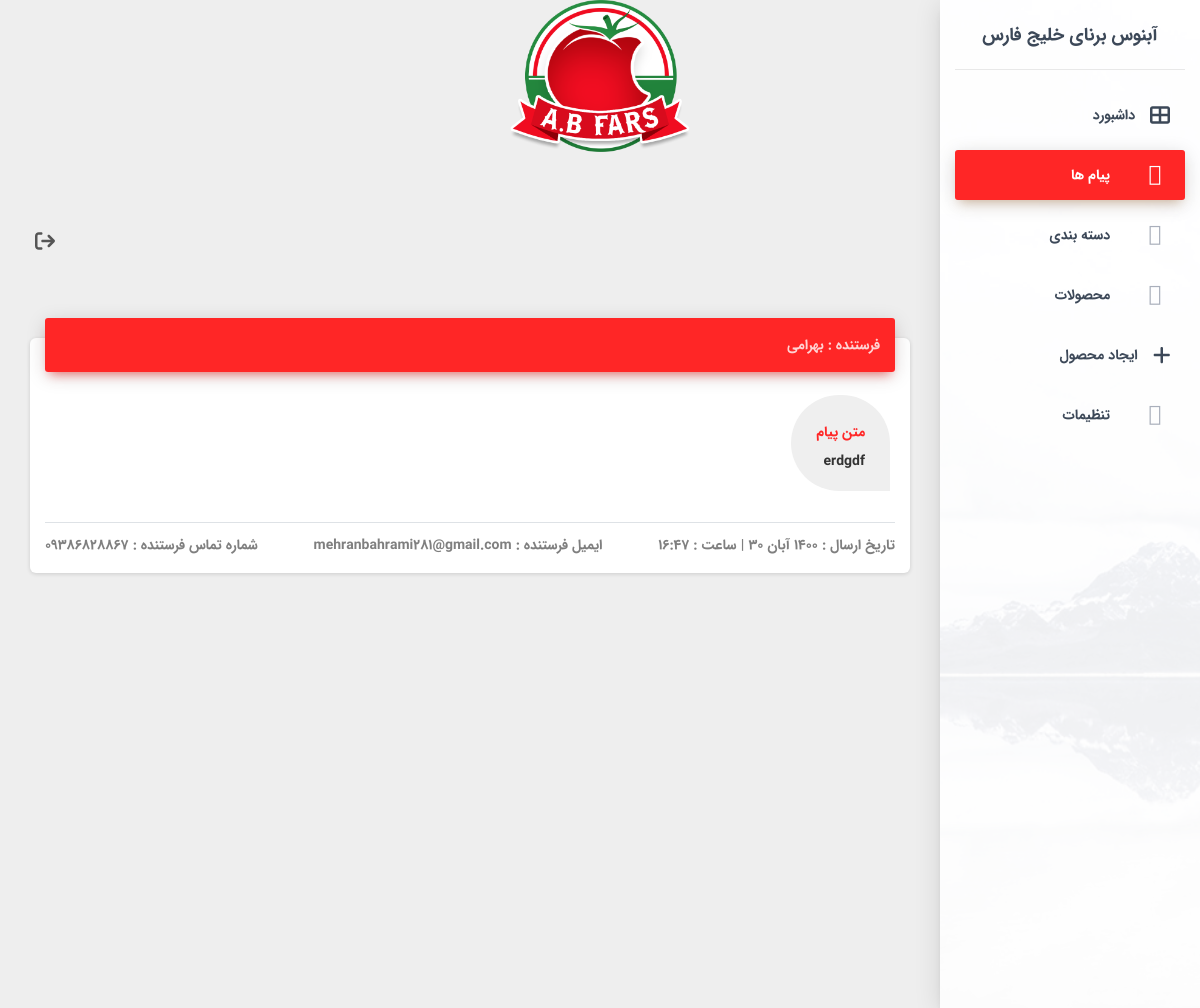
Screenshot of /fa/staff/message/1/ (signed in) with the database file from the repository.
### main/models.py (models this page shows, shortened)
class Message(models.Model):
    name = models.CharField(max_length=120)
    email = models.EmailField()
    phone_number = models.CharField(max_length=11)
    text = models.TextField()
    created_on = models.DateField(blank=True, null=True ,auto_now_add=True)
    created_on_time = models.TimeField(blank=True, null=True ,auto_now_add=True)
    is_read = models.BooleanField(default=False)
    def jcreated_on(self):
        return jalali_converter(self.created_on)

### staff/views.py (the view)
# urls.py: path('message/<id>/', views.staff_message, name="staff_message"),
def staff_message(request, id):
    if request.user.is_staff:
        message = get_object_or_404(Message, id=id)
        message.is_read = True
        message.save()
        ctx = {'message':message}
        return render(request, 'staff/message.html', ctx)
    else:
        return redirect("/staff/login/")

### extensions/jalali.py (called while the page is built)
    def persian_tuple(self):
        return self.persian_year, self.persian_month, self.persian_day

### extensions/utils.py (called while the page is built)
def jalali_converter(time):
	time_to_str = "{},{},{}".format(time.year, time.month, time.day)
	time_to_tuple = jalali.Gregorian(time_to_str).persian_tuple()
	j_months = ["فروردین",
		"اردیبهشت",
		"خرداد",
		"تیر",
		"مرداد",
		"شهریور",
		"مهر",
		"آبان",
		"آذر",
		"دی",
		"بهمن",
		"اسفند",]
	return "{} {} {}".format(time_to_tuple[0], j_months[time_to_tuple[1]-1], time_to_tuple[2]), time_to_tuple, f"{time_to_tuple[2]}/{time_to_tuple[1]}"

### main/context_processors.py (called while the page is built)
def setting(requet, **kwargs):
    setting = Setting.objects.first()
    random_products = Product.objects.all()
    ctx = {'setting':setting,
        'random_products':random_products,
        }
    return ctx

### main/templates/staff/message.html (shortened to what this page needs)
{% extends 'staff/base.html' %}
{% block content %}
<div class="d-none">{% block meassages %}active{% endblock %}</div>
<div class="content">
    <div class="container-fluid">
      <div class="row">
        <div class="col-md-12">
          <div class="card">
            <div class="card-header card-header-primary">
              <p class="card-category">فرستنده : {{message.name}}</p>
            </div>
            <div class="card-body">
                <div class="form-group recive">
                    <label for="ans_content" class="text-primary">متن پیام</label>
                    <div name="msg_content" class="w-100 mb-2">
                        {{message.text}}
                    </div>
                </div>
            </div>
            <div class="card-footer border-top mt-3">
                    <span class="mb-3 text-black-50">تاریخ ارسال : {{message.jcreated_on.0}} | ساعت : {{message.created_on_time|date:"G:i"}}</span>
                    <span class="mb-3 text-black-50 mr-auto">ایمیل فرستنده : {{message.email}}</span>
                    <span class="mb-3 text-black-50 mr-auto">شماره تماس فرستنده : {{message.phone_number}}</span>
            </div>
          </div>
        </div>
    </div>
</div>
{% endblock content %}

### rows the page displays
Message: name "بهرامی", text "erdgdf", created_on_time "16:47", email "mehranbahrami281@gmail.com", phone_number "09386828867"
